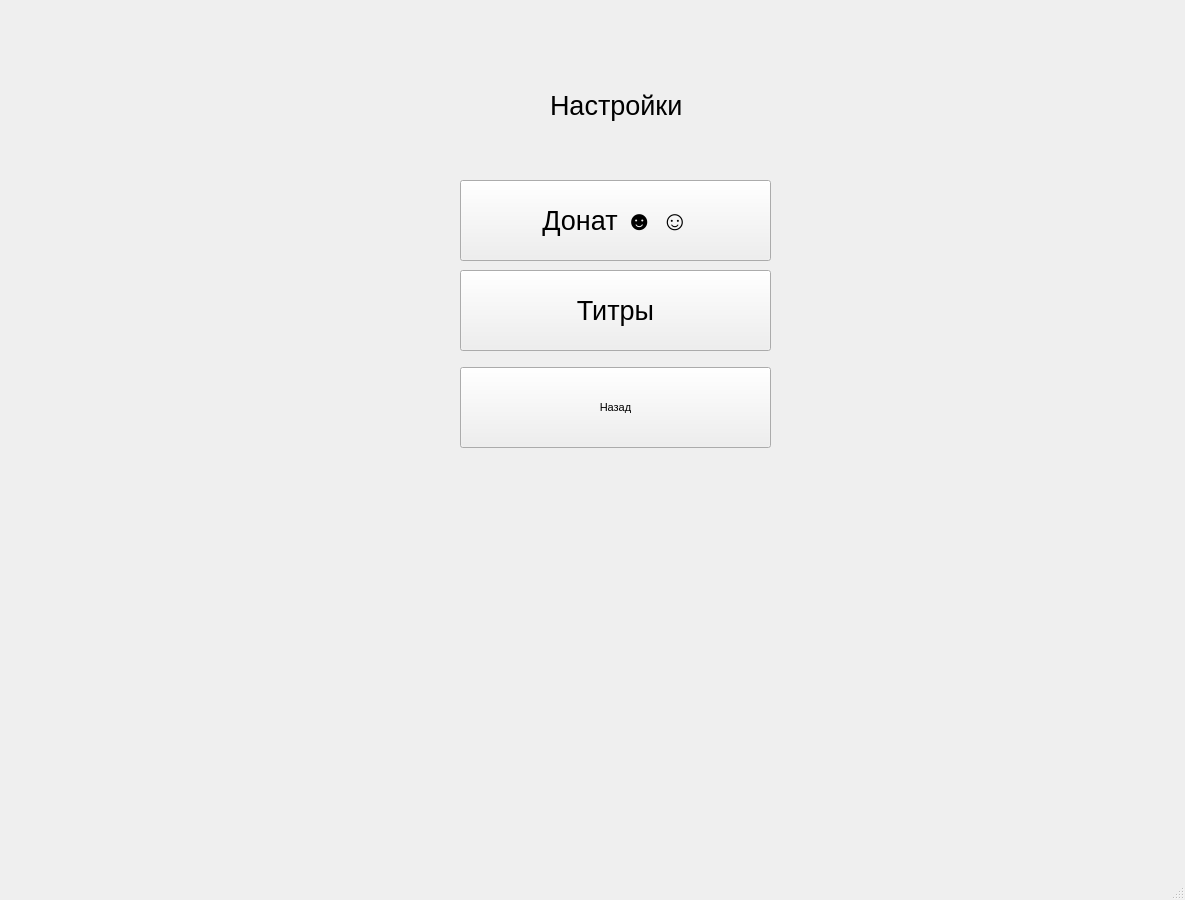
<?xml version="1.0" encoding="UTF-8"?>
<ui version="4.0">
 <class>MainWindow</class>
 <widget class="QMainWindow" name="MainWindow">
  <property name="geometry">
   <rect>
    <x>0</x>
    <y>0</y>
    <width>1185</width>
    <height>900</height>
   </rect>
  </property>
  <property name="font">
   <font>
    <pointsize>8</pointsize>
   </font>
  </property>
  <property name="windowTitle">
   <string>MainWindow</string>
  </property>
  <widget class="QWidget" name="centralwidget">
   <widget class="QLabel" name="label">
    <property name="geometry">
     <rect>
      <x>550</x>
      <y>60</y>
      <width>631</width>
      <height>91</height>
     </rect>
    </property>
    <property name="font">
     <font>
      <pointsize>20</pointsize>
     </font>
    </property>
    <property name="styleSheet">
     <string notr="true"/>
    </property>
    <property name="text">
     <string>Настройки</string>
    </property>
   </widget>
   <widget class="QPushButton" name="pushButton">
    <property name="geometry">
     <rect>
      <x>1200</x>
      <y>900</y>
      <width>341</width>
      <height>81</height>
     </rect>
    </property>
    <property name="font">
     <font>
      <pointsize>20</pointsize>
     </font>
    </property>
    <property name="text">
     <string>Донат☻☺</string>
    </property>
   </widget>
   <widget class="QPushButton" name="pushButton_2">
    <property name="geometry">
     <rect>
      <x>460</x>
      <y>180</y>
      <width>311</width>
      <height>81</height>
     </rect>
    </property>
    <property name="font">
     <font>
      <pointsize>20</pointsize>
     </font>
    </property>
    <property name="text">
     <string>Донат ☻ ☺</string>
    </property>
   </widget>
   <widget class="QPushButton" name="pushButton_3">
    <property name="geometry">
     <rect>
      <x>460</x>
      <y>270</y>
      <width>311</width>
      <height>81</height>
     </rect>
    </property>
    <property name="font">
     <font>
      <pointsize>20</pointsize>
     </font>
    </property>
    <property name="text">
     <string>Титры</string>
    </property>
   </widget>
   <widget class="QPushButton" name="Nazad">
    <property name="geometry">
     <rect>
      <x>460</x>
      <y>367</y>
      <width>311</width>
      <height>81</height>
     </rect>
    </property>
    <property name="text">
     <string>Назад</string>
    </property>
   </widget>
  </widget>
  <widget class="QMenuBar" name="menubar">
   <property name="geometry">
    <rect>
     <x>0</x>
     <y>0</y>
     <width>1185</width>
     <height>23</height>
    </rect>
   </property>
  </widget>
  <widget class="QStatusBar" name="statusbar"/>
 </widget>
 <resources/>
 <connections/>
</ui>
